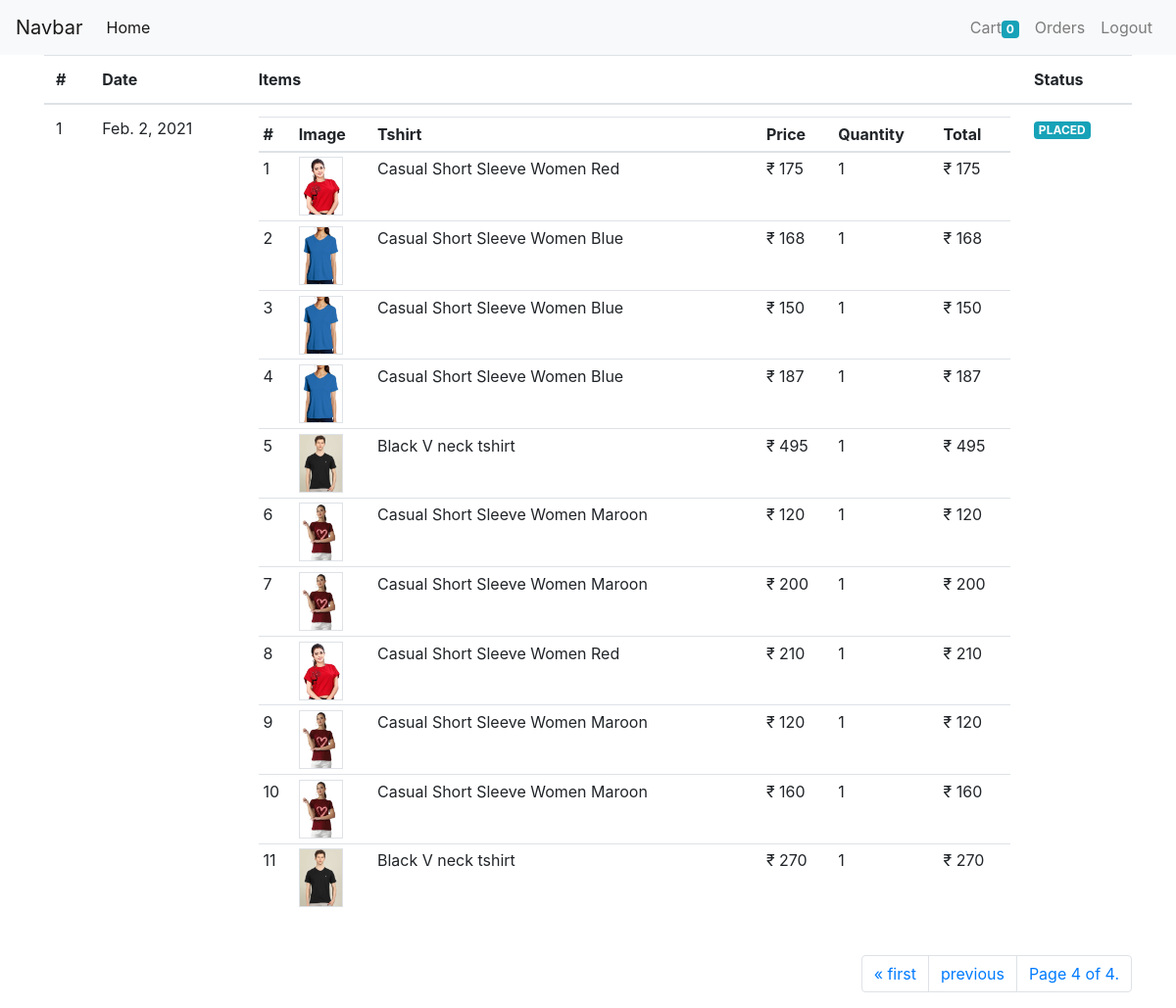
The page /orders/?page=4 (signed in) on the database its author committed.
### store/models/order.py (models this page shows)
class Order(models.Model):
    orderStatus=(
        ('PENDING','Pending' ),
        ('PLACED','Placed'),
        ('CANCELED','Canceled'),
        ('COMPLETED','Completed'),
    )
    method=(
        ('COD','Cod'),
        ('ONLINE','Online'),
    )
    order_status=models.CharField(max_length=15,choices=orderStatus)
    payment_method=models.CharField(max_length=15,choices=method)
    shipping_address=models.CharField(max_length=100,null=False)
    phone=models.CharField(max_length=10,null=False)
    user=models.ForeignKey(User,on_delete=models.CASCADE)
    total=models.IntegerField(null=False)
    date=models.DateTimeField(null=False,auto_now_add=True)

class OrderItem(models.Model):
    order=models.ForeignKey(Order,on_delete=models.CASCADE)
    tshirt=models.ForeignKey(Tshirt,on_delete=models.CASCADE)
    size=models.ForeignKey(SizeVariant,on_delete=models.CASCADE)
    quantity=models.IntegerField(null=False)
    price=models.IntegerField(null=False)
    date=models.DateTimeField(null=False,auto_now_add=True)

### store/models/tshirt.py (models this page shows, shortened)
class Tshirt(models.Model):
    name=models.CharField(max_length=50,null=False)
    slug=models.CharField(max_length=200,null=False,unique=True,default="")
    description=models.CharField(max_length=500,null=True)
    discount=models.IntegerField(default=0)
    image= models.ImageField(upload_to='upload/images',null=False)
    occasion=models.ForeignKey(Occasion,on_delete=models.CASCADE)
    brand=models.ForeignKey(Brand,on_delete=models.CASCADE)
    sleeve=models.ForeignKey(Sleeve,on_delete=models.CASCADE)
    neck_type=models.ForeignKey(NeckType,on_delete=models.CASCADE)
    ideal_for=models.ForeignKey(IdealFor,on_delete=models.CASCADE)
    color=models.ForeignKey(Color,on_delete=models.CASCADE)

### store/views/orders.py (the view)
# urls.py: path('orders/',login_required(OrderListView.as_view(),login_url='/login/'),name='orders'),
class OrderListView(ListView):
   template_name='store/orders.html'
   model=Order
   paginate_by=1
   context_object_name='orders'
   def get_queryset(self):
      return Order.objects.filter(user=self.request.user).order_by('-date').exclude(order_status='PENDING')

### store/templatetags/orders_tags.py (called while the page is built)
@register.simple_tag
def get_order_status_class(status):
    if status == "COMPLETED":
        return "success"
    elif status == "PENDING":
        return "warning"
    else:
        return "info"

### store/templatetags/tshirt_tags.py (called while the page is built)
@register.filter
def rupee(number):
    return f'₹ {number}'

@register.simple_tag
def multiply(a,b):
    return a*b

### store/templates/store/orders.html (shortened to what this page needs)
{% extends "./base.html" %}
{% load tshirt_tags %}
{% load orders_tags %}
{% block content%}
<div class="container">
    <table class="table">
        <thead>
            <tr>
                <th>#</th>
                <th>Date</th>
                <th>Items</th>
                <th>Status</th>
            </tr>
        </thead>
        <tbody>
            {% for order in orders %}
            <tr>
                <td> {{forloop.counter}}</td>
                <td>{{order.date|date}}</td>
                <td>
                    <table class="table table-sm">
                        <thead>
                            <tr>
                                <th>#</th>
                                <th>Image</th>
                                <th>Tshirt</th>
                                <th>Price</th>
                                <th>Quantity</th>
                                <th>Total</th>
                            </tr>
                        </thead>
                        <tbody>
                            {% for oi in order.orderitem_set.all %}
                               <tr>
                                   <td>{{forloop.counter}}</td>
                                   <td><img height="60px" class="border" src="{{oi.tshirt.image.url}}" alt=""></td>
                                   <td>{{oi.tshirt.name}}</td>
                                   <td>{{oi.price|rupee}}</td>
                                   <td>{{oi.quantity}}</td>
                                   <td>{% multiply oi.quantity oi.price as result%}{{result|rupee}}</td>
                               </tr>
                            {% endfor %}
                        </tbody>
                    </table>
                </td>
                    <td>
                        <span class="badge badge-{% get_order_status_class order.order_status %}" >{{order.order_status}}</span>
                    </td>
            </tr>
            {% endfor %}
        </tbody>
    </table>
    <nav aria-label="Page navigation " class="mt-2">
        <ul class="pagination justify-content-end">
          {% if page_obj.has_previous %}
                <li class="page-item"><a class="page-link" href="?1">&laquo; first</a></li>
                <li class="page-item"><a class="page-link" href="?page={{ page_obj.previous_page_number }}">previous</a></li>
          {% endif %}
          <li class="page-item">
              <a href="" class="page-link">Page {{ page_obj.number }} of {{ page_obj.paginator.num_pages }}.</a>
          </li>
        </ul>
    </nav>
</div>
{% endblock %}

### rows shown on the page
Order: date "Feb. 2, 2021", order_status "PLACED"
OrderItem: tshirt.image (picture), tshirt.name "Casual Short Sleeve Women Red", price "₹ 175", quantity "1", result "₹ 175"
OrderItem: tshirt.image (picture), tshirt.name "Casual Short Sleeve Women Blue", price "₹ 168", quantity "1", result "₹ 168"
OrderItem: tshirt.image (picture), tshirt.name "Casual Short Sleeve Women Blue", price "₹ 150", quantity "1", result "₹ 150"
OrderItem: tshirt.image (picture), tshirt.name "Casual Short Sleeve Women Blue", price "₹ 187", quantity "1", result "₹ 187"
OrderItem: tshirt.image (picture), tshirt.name "Black V neck tshirt", price "₹ 495", quantity "1", result "₹ 495"
OrderItem: tshirt.image (picture), tshirt.name "Casual Short Sleeve Women Maroon", price "₹ 120", quantity "1", result "₹ 120"
OrderItem: tshirt.image (picture), tshirt.name "Casual Short Sleeve Women Maroon", price "₹ 200", quantity "1", result "₹ 200"
OrderItem: tshirt.image (picture), tshirt.name "Casual Short Sleeve Women Red", price "₹ 210", quantity "1", result "₹ 210"
OrderItem: tshirt.image (picture), tshirt.name "Casual Short Sleeve Women Maroon", price "₹ 120", quantity "1", result "₹ 120"
OrderItem: tshirt.image (picture), tshirt.name "Casual Short Sleeve Women Maroon", price "₹ 160", quantity "1", result "₹ 160"
OrderItem: tshirt.image (picture), tshirt.name "Black V neck tshirt", price "₹ 270", quantity "1", result "₹ 270"

### other values the page prints
{{ request.session.cart|length }} "0"
{{ page_obj.number }} "4"
{{ page_obj.paginator.num_pages }} "4"
